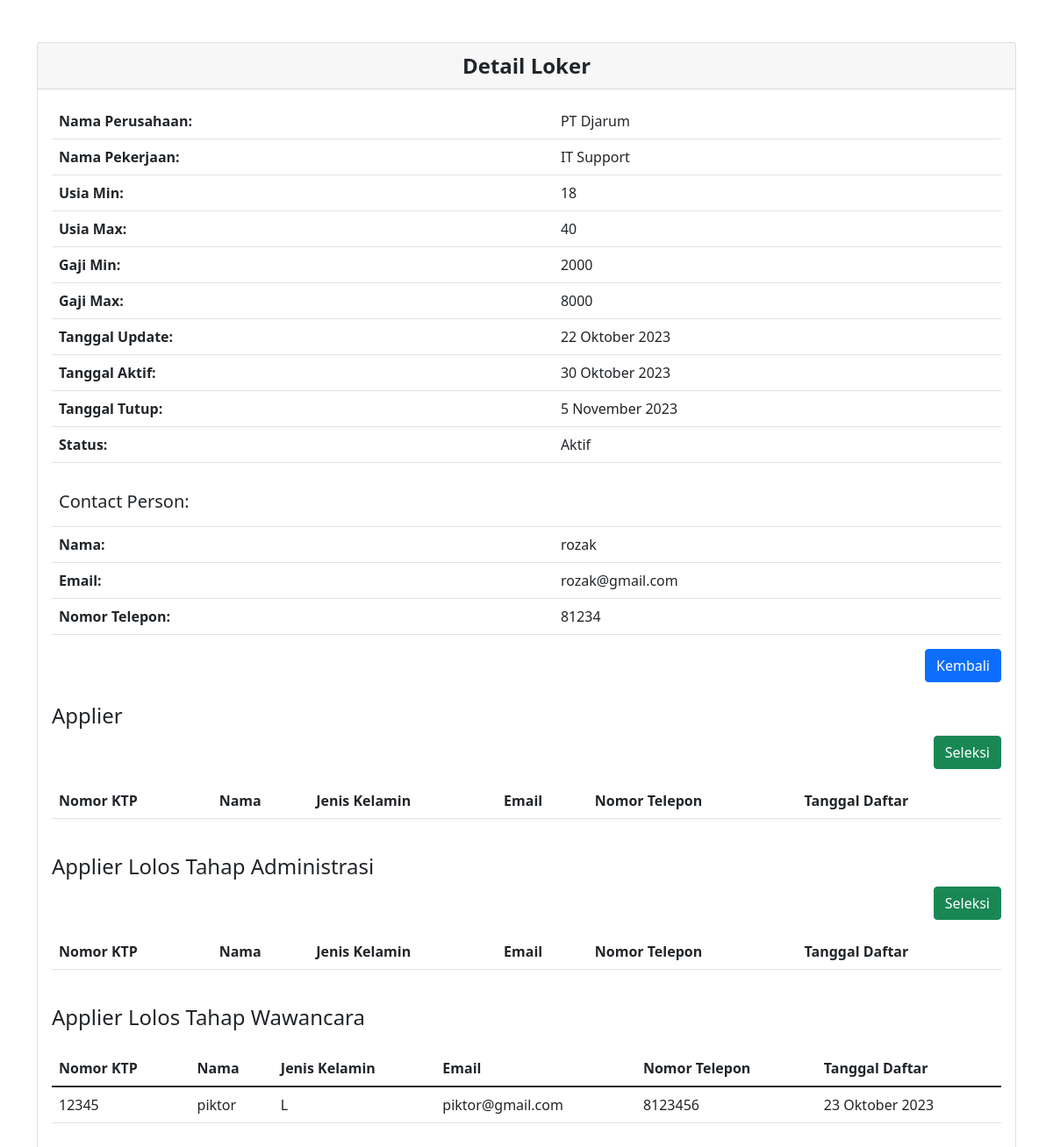
Page /CRUD_loker/view_loker.php?idloker=1 on the committed database.
### tables this page shows
CREATE TABLE `loker` (
  `idloker` varchar(20) NOT NULL,
  `idperusahaan` varchar(20) NOT NULL,
  `nama` varchar(50) NOT NULL,
  `tipe` varchar(20) NOT NULL,
  `usia_min` int(11) NOT NULL,
  `usia_max` int(11) NOT NULL,
  `gaji_min` int(20) NOT NULL,
  `gaji_max` int(25) NOT NULL,
  `nama_cp` varchar(30) NOT NULL,
  `email_cp` varchar(50) NOT NULL,
  `no_telp_cp` int(15) NOT NULL,
  `tgl_update` varchar(30) NOT NULL,
  `tgl_aktif` varchar(30) NOT NULL,
  `tgl_tutup` varchar(30) NOT NULL,
  `status` varchar(30) NOT NULL
);

CREATE TABLE `perusahaan` (
  `idperusahaan` varchar(20) NOT NULL,
  `nama` varchar(50) NOT NULL
);

CREATE TABLE `apply_loker` (
  `idapply` varchar(20) NOT NULL,
  `idloker` varchar(20) NOT NULL,
  `noktp` int(17) NOT NULL,
  `tgl_apply` varchar(20) NOT NULL
);

CREATE TABLE `pencaker` (
  `noktp` int(17) NOT NULL,
  `nama` varchar(100) NOT NULL,
  `password` varchar(50) NOT NULL,
  `jenis_kelamin` char(1) NOT NULL,
  `tempat_lahir` varchar(100) NOT NULL,
  `tanggal_lahir` varchar(50) NOT NULL,
  `alamat` varchar(100) NOT NULL,
  `kota` varchar(50) NOT NULL,
  `email` varchar(50) NOT NULL,
  `no_telp` int(15) NOT NULL,
  `foto` varchar(20) NOT NULL,
  `tgl_daftar` varchar(30) NOT NULL,
  `file_ktp` varchar(20) NOT NULL,
  `idtahapan` varchar(20) NOT NULL
);

### CRUD_loker/view_loker.php (the view, shortened to what this page needs)
<?php
require_once("../db_login.php");
if (isset($_GET['idloker'])) {
    $idloker = $_GET['idloker'];
    $query = "SELECT loker.*, perusahaan.nama AS nama_perusahaan
              FROM loker
              JOIN perusahaan ON loker.idperusahaan = perusahaan.idperusahaan
              WHERE loker.idloker = '$idloker'";
    $result = $db->query($query);
    if ($result->num_rows == 1) {
        $row = $result->fetch_object();
    } else {
        echo "Loker tidak ditemukan.";
    }
    $queryTahap3 = "SELECT
                    apply_loker.noktp,
                    pencaker.nama,
                    pencaker.jenis_kelamin,
                    pencaker.email,
                    pencaker.no_telp,
                    pencaker.tgl_daftar
                    FROM apply_loker
                    JOIN pencaker ON apply_loker.noktp = pencaker.noktp
                    LEFT JOIN tahapan_apply ON apply_loker.idapply = tahapan_apply.idapply
                    WHERE apply_loker.idloker = $idloker AND tahapan_apply.idtahapan = 't3'";
    $resultTahap3 = $db->query($queryTahap3);
 ?>
    <div class="card mt-5" onload="updateStatus()">
        <div class="card-header text-center" style="font-size: 24px; font-weight: bold;">Detail Loker</div>
        <div class="card-body">
            <table class="table">
                <tr>
                    <th>Nama Perusahaan:</th>
                    <td><?php echo $row->nama_perusahaan; ?></td>
                </tr>
                <tr>
                    <th>Nama Pekerjaan:</th>
                    <td><?php echo $row->nama; ?></td>
                </tr>
                <tr>
                    <th>Usia Min:</th>
                    <td><?php echo $row->usia_min; ?></td>
                </tr>
                <tr>
                    <th>Usia Max:</th>
                    <td><?php echo $row->usia_max; ?></td>
                </tr>
                <tr>
                    <th>Gaji Min:</th>
                    <td><?php echo $row->gaji_min; ?></td>
                </tr>
                <tr>
                    <th>Gaji Max:</th>
                    <td><?php echo $row->gaji_max; ?></td>
                </tr>
                <tr>
                    <th>Tanggal Update:</th>
                    <td><?php echo $row->tgl_update; ?></td>
                </tr>
                <tr>
                    <th>Tanggal Aktif:</th>
                    <td><?php echo $row->tgl_aktif; ?></td>
                </tr>
                <tr>
                    <th>Tanggal Tutup:</th>
                    <td><?php echo $row->tgl_tutup; ?></td>
                </tr>
                <tr>
                    <th>Status:</th>
                    <td id="status"><?php echo $row->status;?></td>
                </tr>
                <tr>
                    <td>
                        <h5><br>Contact Person:</h5>
                    </td>
                    <td></td>
                </tr>
                <tr>
                    <th>Nama:</th>
                    <td><?php echo $row->nama_cp; ?></td>
                </tr>
                <tr>
                    <th>Email:</th>
                    <td><?php echo $row->email_cp; ?></td>
                </tr>
                <tr>
                    <th>Nomor Telepon:</th>
                    <td><?php echo $row->no_telp_cp; ?></td>
                </tr>
            </table>
            <div class="d-grid gap-2 d-md-flex justify-content-md-end">
                <a href="../index_loker.php" class="btn btn-primary">Kembali</a>
            </div>
            <br>
            <table name="Tabel Pendaftar Tahap 1 (Administrasi)" class="table mt-3">
                <label for="">
                    <h4>Applier</h4>
                </label>
                <thead>
                    <div class="d-grid gap-2 d-md-flex justify-content-md-end">
                        <a href="../Seleksi/seleksi_administrasi.php?idloker=<?php echo $idloker; ?> " class="btn btn-success" onclick="selesaikanSeleksi()">Seleksi</a>
                    </div>
                    <tr>
                        <th>Nomor KTP</th>
                        <th>Nama</th>
                        <th>Jenis Kelamin</th>
                        <th>Email</th>
                        <th>Nomor Telepon</th>
                        <th>Tanggal Daftar</th>
                    </tr>
                </thead>
            </table>
            <br>
            <table name="Tabel Pendaftar Tahap 2 (Wawancara)" class="table mt-3">
                <label for="">
                    <h4>Applier Lolos Tahap Administrasi</h4>
                </label>
                <thead>
                    <div class="d-grid gap-2 d-md-flex justify-content-md-end">
                        <a href="../Seleksi/seleksi_wawancara.php?idloker=<?php echo $idloker; ?>" class="btn btn-success" onclick="selesaikanSeleksi()">Seleksi</a>
                    </div>
                    <tr>
                        <th>Nomor KTP</th>
                        <th>Nama</th>
                        <th>Jenis Kelamin</th>
                        <th>Email</th>
                        <th>Nomor Telepon</th>
                        <th>Tanggal Daftar</th>
                    </tr>
                </thead>
            </table>
            <br>
            <table name="Tabel Pendaftar Tahap 3 (Lolos Wawancara)" class="table mt-3">
                <label for="">
                    <h4>Applier Lolos Tahap Wawancara</h4>
                </label>
                <thead>
                    <tr>
                        <th>Nomor KTP</th>
                        <th>Nama</th>
                        <th>Jenis Kelamin</th>
                        <th>Email</th>
                        <th>Nomor Telepon</th>
                        <th>Tanggal Daftar</th>
                    </tr>
                </thead>
                <tbody>
                    <?php
                    while ($apply_row = $resultTahap3->fetch_object()) {
                        echo "<tr>";
                        echo "<td>{$apply_row->noktp}</td>";
                        echo "<td>{$apply_row->nama}</td>";
                        echo "<td>{$apply_row->jenis_kelamin}</td>";
                        echo "<td>{$apply_row->email}</td>";
                        echo "<td>{$apply_row->no_telp}</td>";
                        echo "<td>{$apply_row->tgl_daftar}</td>";
                        echo "</tr>";
                    }
                    ?>
                </tbody>
            </table>
        </div>
    </div>
    </body>
    </html>
<?php
} else {
    echo "Invalid Loker ID.";
}
?>

### rows in the picture
loker: idperusahaan.nama "PT Djarum", nama "IT Support", usia_min "18", usia_max "40", gaji_min "2000", gaji_max "8000", tgl_update "22 Oktober 2023", tgl_aktif "30 Oktober 2023", tgl_tutup "5 November 2023", status "Aktif", nama_cp "rozak", email_cp "rozak@gmail.com", no_telp_cp "81234"
apply_loker: noktp "12345", pencaker.nama "piktor", pencaker.jenis_kelamin "L", pencaker.email "piktor@gmail.com", pencaker.no_telp "8123456", pencaker.tgl_daftar "23 Oktober 2023"
